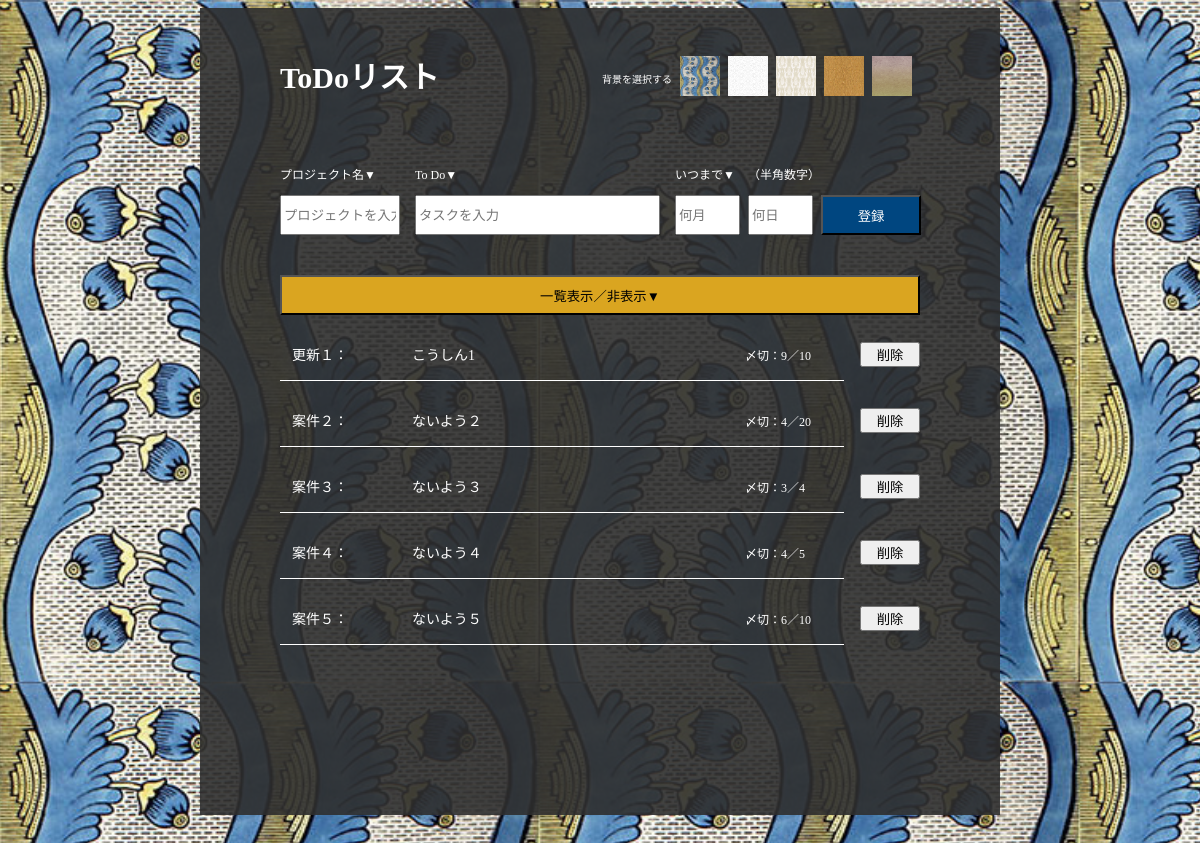
The page / on the database its author committed.
### tables this page shows
CREATE TABLE `kadai06_table` (
  `id` int(12) NOT NULL,
  `project` varchar(100) DEFAULT NULL,
  `content` varchar(200) DEFAULT NULL,
  `month` int(2) DEFAULT NULL,
  `date` int(2) DEFAULT NULL
);

### index.php (the view, shortened to what this page needs)
<?php
try {
    $pdo = new PDO('mysql:dbname=kadai06_db;
    charset=utf8;host=localhost','root','');
} catch (PDOException $e) {
    exit('データベースに接続できませんでした。'.$e->getMessage());
}
$stmt = $pdo->prepare("SELECT * FROM kadai06_table");
$status = $stmt->execute();
$view="";
if($status==false){
    $error = $stmt->errorInfo();
    exit("ErrorQuery:".$error[2]);
}else{
    while($result = $stmt->fetch
    (PDO::FETCH_ASSOC)){
        $view .= '<dl>';
        $view .= '<a class="f" href="u_view.php?id='.$result["id"].'">';
        $view .= '<dt>'.$result['project']."：".'</dt>';
        $view .= '<dd>'.$result['content'].'</dd>';
        $view .= '<p class="viewP m">'."〆切：".$result['month'].'</p>';
        $view .= '<p class="viewP">'."／".$result['date'].'</p>';
        $view .= '</a>';
        $view .= "　";
        $view .= '<a href="delete.php?id='.$result["id"].'">';
        $view .= '<button class="delete">削除</button>';
        $view .= '</a>';
        $view .= '</dl>';
    }
}
?>
<!DOCTYPE html>
<html lang="ja">
<head>
    <link rel="stylesheet" href="style.css">
</head>
<body>
    <div class="wrapper">
        <section class="top">
                <div id="title">
                    <h1>ToDoリスト</h1>
                </div>
            <section class="bg">
                <p class="s">背景を選択する</p>
                <p><img id="wallA" src="./img/wall.jpg" width="40px" height="40px"></p>
                <p id="wallC"><img src="./img/wall03.png" width="40px" height="40px"></p>
                <p id="wallD"><img src="./img/wall04.png" width="40px" height="40px"></p>
                <p id="wallE"><img src="./img/wall05.png" width="40px" height="40px"></p>
                <p id="wallF"><img src="./img/wall07.png" width="40px" height="40px"></p>
            </section>
        </section>
        <section class="new">
            <form action="insert.php" method="post">
                <div class="flexField">
                    <div class="pj">
                        <p class="p">プロジェクト名▼</p>
                        <input type="text" placeholder="プロジェクトを入力" value="" name="project" id="pj">
                    </div>
                    <div class="content">
                        <p class="p">To Do▼</p>
                        <input type="text" placeholder="タスクを入力" name="content" id="content">
                    </div>
                    <div class="month">
                        <p class="p">いつまで▼</p>
                        <input type="text" placeholder="何月" name="month" id="month">
                    </div>
                    <div class="date">
                        <p class="p">（半角数字）</p>
                        <input type="text" placeholder="何日" name="date" id="date">
                    </div>
                    <div class="regist">
                        <button id="regist">登録</button>
                    </div>
                </div>
            </form>
        </section>
        <section class="viewAll">
            <button id="viewAll">一覧表示／非表示▼</button>
        </section>
        <section class="result">
            <div id="result"><?=$view?></div>
        </section>
    </div>
</body>
</html>

### style.css (style rules this page uses)
* { box-sizing: border-box; }
html { height: 100%; }
body { background-image: url(./img/wall.jpg); background-size: 45%; height: 100%; }
.wrapper { width: 800px; margin: 0 auto; padding-top: 20px; padding-bottom: 150px; background-color: rgba(46, 46, 46, 0.9); }
section { width: 640px; margin: 0 auto; }
.top { display: flex; align-items: center; justify-content: space-between; height: 80px; margin-bottom: 45px; }
#title { width: 300px; padding-top: 20px; color: #fff; height: 80px; }
h1 { margin: 0; line-height: 60px; font-size: 30px; }
.bg { padding-top: 20px; display: flex; align-items: center; justify-content: flex-end; height: 80px; }
.bg > p { margin-right: 8px; }
.s { font-size: 10px; color: #fff; }
input { width: 120px; height: 40px; }
#regist { background-color: rgb(0, 70, 128); color: #fff; }
.flexField { display: flex; align-items: flex-end; }
.pj, .content { margin-right: 15px; }
#content { width: 245px; }
#month, #date { width: 65px; margin-right: 8px; }
.new { margin-bottom: 40px; }
.p { font-size: 12px; color: #ffffff; }
#regist { width: 100px; height: 40px; }
#viewAll { display: block; width: 640px; height: 40px; margin: 0 auto; background-color: goldenrod; }
.result { height: 350px; overflow: scroll; }
dl { display: flex; align-items: baseline; }
.f { display: flex; align-items: center; border-bottom: 1px solid white; color: white; text-decoration: none; width: 600px; height: 50px; }
dt { width: 80px; font-size: 14px; margin-left: 12px; text-align: left; line-height: 50px; }
dd { width: 320px; text-align: left; font-size: 14px; line-height: 50px; }
.viewP { font-size: 12px; width: 55px; line-height: 50px; }
.m { text-align: right; }
.delete { width: 60px; cursor: pointer; }

### rows shown on the page
kadai06_table: project "更新１", content "こうしん1", month "9", date "10"
kadai06_table: project "案件２", content "ないよう２", month "4", date "20"
kadai06_table: project "案件３", content "ないよう３", month "3", date "4"
kadai06_table: project "案件４", content "ないよう４", month "4", date "5"
kadai06_table: project "案件５", content "ないよう５", month "6", date "10"
